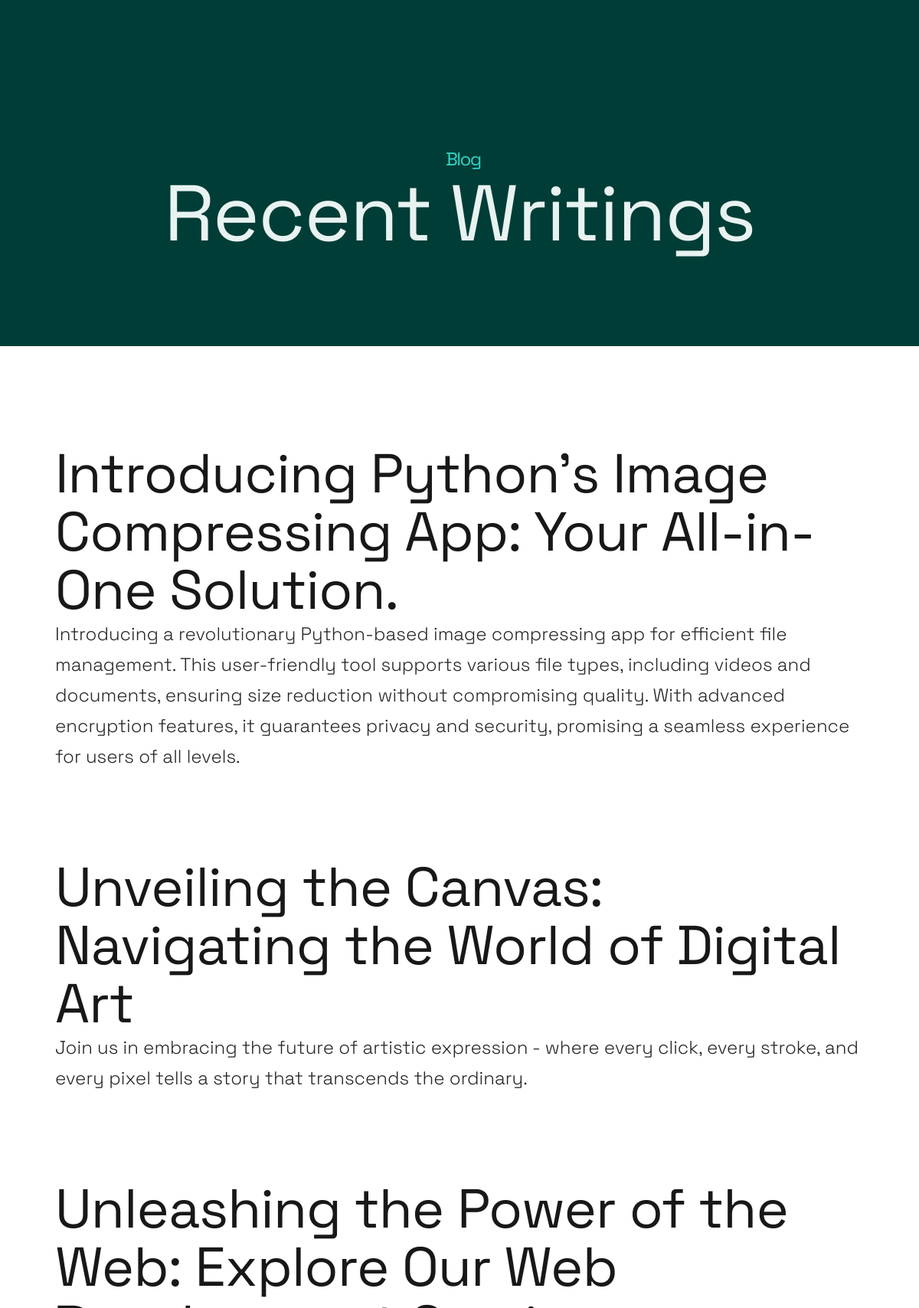
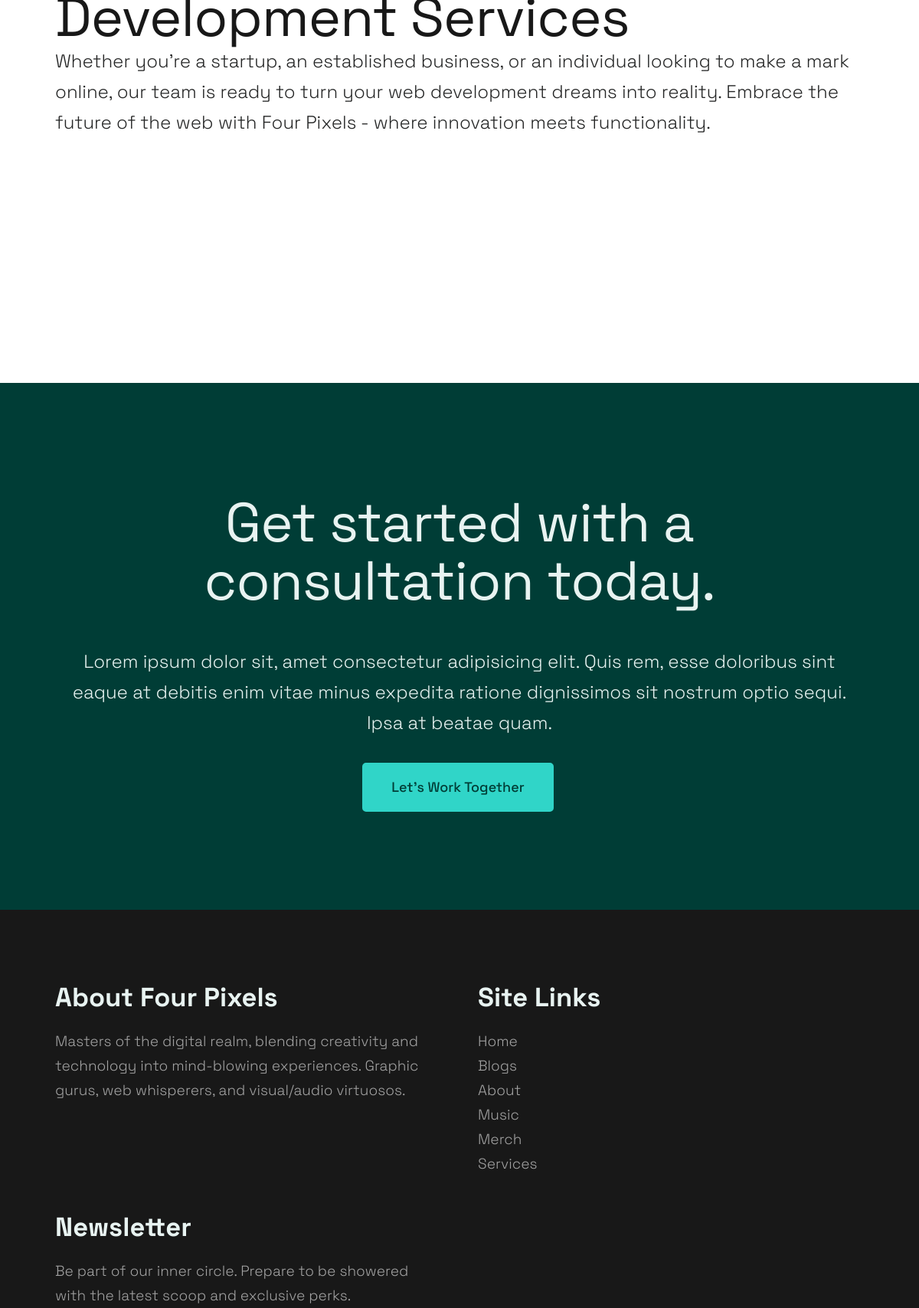
The app's page /blogs/ (upper part) with its own data (2 pictures, top to bottom).
### website/models.py (models this page shows, shortened)
class Blog(models.Model):
    title = models.CharField(max_length=200, blank=True, null=True)
    introduction = models.TextField(blank=True, null=True)
    paragraph_1 = models.TextField(blank=True, null=True)
    paragraph_2 = models.TextField(blank=True, null=True)
    paragraph_3 = models.TextField(blank=True, null=True)
    conclusion = models.TextField(blank=True, null=True)
    tags = models.TextField(blank=True, null=True)
    author = models.CharField(max_length=50, blank=True, null=True)
    category = models.CharField(max_length=50, blank=True, null=True)
    blog_image = models.ImageField(default="blog.jpg", blank=True, null=True)
    pub_date = models.DateTimeField(auto_now_add=True, blank=True, null=True)
    summary = models.TextField(blank=True, null=True)
    slug = models.SlugField(unique=True, null=True, blank=True)

### website/views.py (the view)
# urls.py: path("blogs/", views.blog_list, name="blog_list"),
def blog_list(request):
    recent_blogs = Blog.objects.order_by('-pk')
    page_name = f"- Blogs"
    context = {
        'page_name': page_name,
        'recent_blogs': recent_blogs,
    }
    return render(request, 'blog_list.html', context)

### website/templates/blog_list.html (shortened to what this page needs)
{% extends 'base.html' %} {% load static %} {% block body %}
<section id="content" class="bg-white s-content">
  <section class="s-pageheader pageheader">
    <div class="row">
      <div class="column xl-12">
        <h1 class="page-title">
          <span class="page-title__small-type text-pretitle">Blog</span>
          Recent Writings
        </h1>
      </div>
    </div>
  </section>
  <section class="s-pagecontent pagecontent">
    {% for blog in recent_blogs %}
    <div class="row pageintro">
      <div class="column xl-6 lg-12">
        <a
          href="{% url 'blog_detail' slug=blog.slug %}"
          class="text-display-title"
          >{{ blog.title }}</a
        >
      </div>
      <div class="column xl-6 lg-12 u-flexitem-x-right">
        <p class="lead">{{ blog.summary }}</p>
      </div>
    </div>
    {% endfor %}
    <div class="row pagemedia">
      <div class="column xl-12">
        <figure class="page-media">
        </figure>
      </div>
    </div>
  </section>
</section>
<section id="cta" class="s-cta">
  <div class="row row-x-center text-center">
    <div class="column xl-8 lg-12">
      <div class="s-cta__content">
        <h2 class="text-display-title">
          Get started with a consultation today.
        </h2>
        <p class="lead">
          Lorem ipsum dolor sit, amet consectetur adipisicing elit. Quis rem,
          esse doloribus sint eaque at debitis enim vitae minus expedita ratione
          dignissimos sit nostrum optio sequi. Ipsa at beatae quam.
        </p>
        <a href="contact.html" class="btn btn--primary">Let's Work Together</a>
      </div>
    </div>
  </div>
</section>
{% endblock %}

### records on screen
Blog: title "Introducing Python's Image Compressing App: Your All-in-One Solution.", summary "Introducing a revolutionary Python-based image compressing app for efficient file management. This user-friendly tool supports various file types, including videos and documents, ensuring size reduction without compromising quality. With advanced encryption features, it guarantees privacy and security, promising a seamless experience for users of all levels."
Blog: title "Unveiling the Canvas: Navigating the World of Digital Art", summary "Join us in embracing the future of artistic expression - where every click, every stroke, and every pixel tells a story that transcends the ordinary."
Blog: title "Unleashing the Power of the Web: Explore Our Web Development Services", summary "Whether you're a startup, an established business, or an individual looking to make a mark online, our team is ready to turn your web development dreams into reality. Embrace the future of the web with Four Pixels - where innovation meets functionality."
